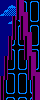

A level layout from a 2D game, rendered from its tile map. Below: a short description, then the map file with its tile-grid data intact:
An orthogonal 10x25 tile map with 4x4 px tiles, 1 tile layer (Capa de Patrones 1).

<map version="1.0" tiledversion="1.0.2" orientation="orthogonal" renderorder="right-down" width="10" height="25" tilewidth="4" tileheight="4" nextobjectid="1">
 <tileset firstgid="1" source="tilesetJungleFactory.tsx" />
 <layer name="Capa de Patrones 1" width="10" height="25">
  <data encoding="csv">
12,12,12,12,7,8,2,1,6,2,
12,12,15,16,7,8,5,5,13,5,
12,15,11,11,7,8,5,5,13,5,
15,11,11,11,7,8,8,5,13,5,
12,12,12,7,7,7,8,5,13,5,
12,12,15,7,9,7,8,9,6,10,
12,12,12,7,1,7,8,1,6,2,
12,12,12,7,5,7,8,5,13,5,
12,12,12,7,5,7,8,8,13,5,
12,12,7,7,5,7,7,8,13,5,
12,12,7,5,5,13,7,8,13,5,
12,12,7,10,9,6,7,8,6,10,
12,12,7,2,1,6,7,8,6,2,
12,12,7,5,5,13,7,8,8,5,
12,7,7,5,5,13,7,7,8,5,
12,7,13,5,5,13,5,7,8,5,
12,7,13,5,5,13,5,7,8,5,
12,7,6,10,9,6,10,7,8,10,
12,7,6,2,1,6,2,7,8,8,
7,7,13,5,5,13,5,7,7,8,
7,5,13,5,5,13,5,5,7,8,
7,5,13,5,5,13,5,5,7,8,
7,5,13,5,5,13,5,5,7,8,
7,9,6,10,9,6,10,9,7,8,
7,1,6,2,1,6,2,1,7,8
</data>
 </layer>
</map>
